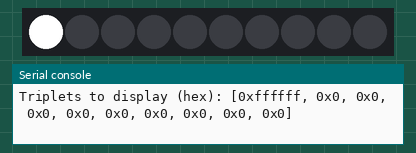
Simulated run of this program. Board: Raspberry Pi Pico running MicroPython. Parts: 10 RGB LEDs in strip order, left to right, the last lines printed to the serial console. At 13.1 s the program stops and its outputs stay as they are.

Above: at 2.2 s.
At 3.2 s:
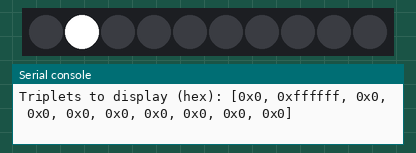
At 4.2 s:
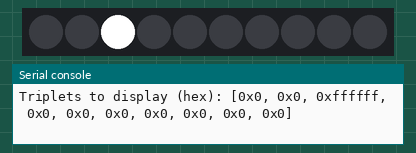
At 6.2 s:
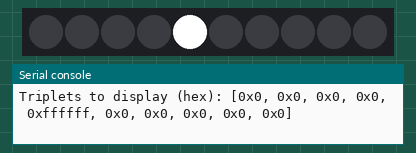
At 8.2 s:
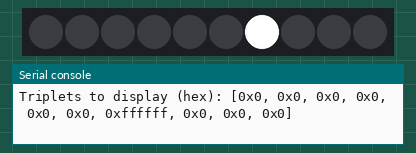
At 11.2 s:
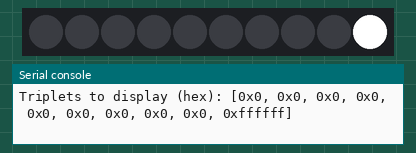

Measured:
- what the display in image 0 shows lasts 1.0 s, from 2.1 s to 3.1 s
- what the display in image 5 shows lasts 2.0 s, from 11.1 s to 13.1 s

The program:

ws2811-strip.py
```python
# Example using PIO to drive a set of WS2812 LEDs.

import array, time
from machine import Pin
import rp2

@rp2.asm_pio(sideset_init=rp2.PIO.OUT_LOW, out_shiftdir=rp2.PIO.SHIFT_LEFT, autopull=True, pull_thresh=24)
def ws2812():
    T1 = 2
    T2 = 5
    T3 = 3
    wrap_target()
    label("bitloop")
    out(x, 1)               .side(0)    [T3 - 1]
    jmp(not_x, "do_zero")   .side(1)    [T1 - 1]
    jmp("bitloop")          .side(1)    [T2 - 1]
    label("do_zero")
    nop()                   .side(0)    [T2 - 1]
    wrap()

class LedStrip:
    def __init__(self, id, pin_number, num_leds):
        self.sm = rp2.StateMachine(id, ws2812, freq=8_000_000, sideset_base=Pin(pin_number))
        self.sm.active(1)
        self.count = num_leds
        self.leds = array.array("I", [0 for _ in range(num_leds)])

    def display(self, triplets):
        n = len(triplets)
        if n > self.count:
            raise Exception("Too much data to display! You have {} LEDs but you tried to display {} triplets".format(self.count, n))

        i = 0
        while i < n:
            self.leds[i] = triplets[i]
            i = i + 1

        print("Triplets to display (decimal): {}".format(triplets))
        print("Triplets to display (hex): [{}]".format(', '.join(hex(x) for x in triplets)))

        self.sm.put(self.leds, 8)

    def off(self):
        zeroes = [0 for _ in range(self.count)]
        self.display(zeroes)

    def demo(self):
        n = self.count

        # Cycle colours.
        for i in range(4 * n):
            for j in range(n):
                r = j * 100 // (n - 1)
                b = 100 - j * 100 // (n - 1)
                if j != i % n:
                    r >>= 3
                    b >>= 3
                self.leds[j] = r << 16 | b
            self.sm.put(self.leds, 8)
            time.sleep_ms(50)

        # Fade out.
        for i in range(24):
            for j in range(n):
                self.leds[j] >>= 1
            self.sm.put(self.leds, 8)
            time.sleep_ms(50)

internal_leds = LedStrip(0, 6, 10)
external_leds = LedStrip(1, 7, 50)


def colour(red, green, blue):
    return (green << 16) + (red << 8) + blue

def pause(ms):
    time.sleep_ms(ms)

# Colour definitions
red    = colour(255, 0, 0)
green  = colour(0, 255, 0)
blue   = colour(0, 0, 255)
white  = colour(255, 255, 255)
black  = colour(0, 0, 0)
orange = colour(0xff, 0x32, 0x00)
purple = colour(200, 0, 180)

print('Part 1: Starting up')
pause(1000)
internal_leds.display([white, black, black, black, black, black, black, black, black, black])
pause(10)
internal_leds.display([black, white, black, black, black, black, black, black, black, black])
pause(10)
internal_leds.display([black, black, white, black, black, black, black, black, black, black])
pause(10)
internal_leds.display([black, black, black, white, black, black, black, black, black, black])
pause(10)
internal_leds.display([black, black, black, black, white, black, black, black, black, black])
pause(10)
internal_leds.display([black, black, black, black, black, white, black, black, black, black])
pause(10)
internal_leds.display([black, black, black, black, black, black, white, black, black, black])
pause(10)
internal_leds.display([black, black, black, black, black, black, black, white, black, black])
pause(10)
internal_leds.display([black, black, black, black, black, black, black, black, white, black])
pause(10)
internal_leds.display([black, black, black, black, black, black, black, black, black, white])
pause(10)
#internal_leds.off()


colours = [black for _ in range(10)]
internal_leds.display(colours)
pause(1000)

for place in range(10):
    print("Place is {}".format(place))

    if place == 0:
        colours[place] = white
#    elif place == 9:
#        colours[place] = white
    else:
        colours[place-1] = black
        colours[place] = white

    internal_leds.display(colours)
    pause(1000)


#place = 0
#print("Place is {}".format(place))

#colours[place] = white
#internal_leds.display(colours)
#pause(1000)

#colours[place] = black
#colours[place+1] = white
#internal_leds.display(colours)
#pause(1000)

#place = place + 1
#print("Place is {}".format(place))
#colours[place] = black
#colours[place+1] = white
#internal_leds.display(colours)
pause(1000)

internal_leds.off()


print('Decent!')


#ten_reds     = [red    for _ in range(10)]
#ten_greens   = [green  for _ in range(10)]
#ten_blues    = [blue   for _ in range(10)]
#fifty_greens = [green  for _ in range(50)]
#ten_whites   = [white  for _ in range(10)]
#ten_oranges  = [orange for _ in range(10)]

#internal_leds.display(ten_oranges)
#pause(2000)
#external_leds.demo()
#internal_leds.off()
#pause(2000)

#pause(2000)
#internal_leds.display([white, black, black, black, black, black, black, black, black, black])
#pause(2000)
#internal_leds.display([black, white, black, black, black, black, black, black, black, black])
#pause(2000)
#internal_leds.display([black, black, white, black, black, black, black, black, black, black])
#pause(2000)
#internal_leds.off()
#pause(2000)

#triplets = [black for _ in range(10)]

#internal_leds.display(triplets)
#pause(2000)
#print("Starting")


#triplets[0] = white
#internal_leds.display(triplets)
#pause(2000)

#triplets[0] = black
#triplets[1] = white
#internal_leds.display(triplets)
#pause(2000)

#triplets[1] = black
#triplets[2] = white
#internal_leds.display(triplets)
#pause(2000)

#triplets[2] = black
#triplets[3] = white
#internal_leds.display(triplets)
#pause(2000)

#triplets[3] = black
#triplets[4] = white
#internal_leds.display(triplets)
#pause(2000)

#triplets[4] = black
#triplets[5] = white
#internal_leds.display(triplets)
#pause(2000)

#internal_leds.off()
```
